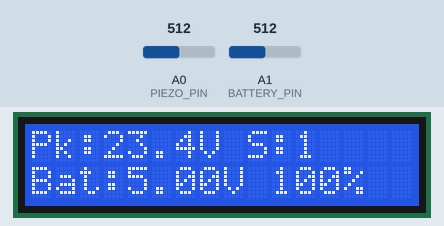
The sketch below on a simulated Arduino Uno, built with avr-gcc and run on an emulated ATmega328P. Parts: 16×2 character LCD. The inputs (shaded band) are chosen by the test bench; at power-on: A0 (PIEZO_PIN) = 512, A1 (BATTERY_PIN) = 512. What the sketch prints to the serial monitor is not drawn.

Above: at 2.7 s.
2.8 s: A0 (PIEZO_PIN) set to 716
At 4.2 s:
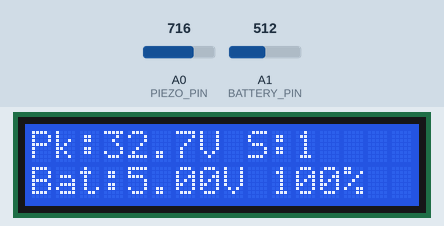
4.5 s: A1 (BATTERY_PIN) set to 716
At 5.4 s:
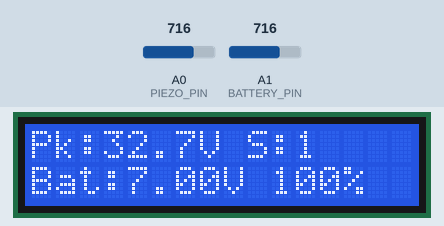
6.0 s: A0 (PIEZO_PIN) set to 900
At 6.5 s:
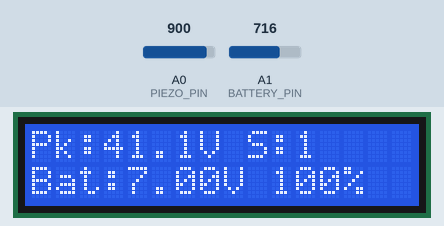
7.5 s: A1 (BATTERY_PIN) set to 900
At 8.7 s:
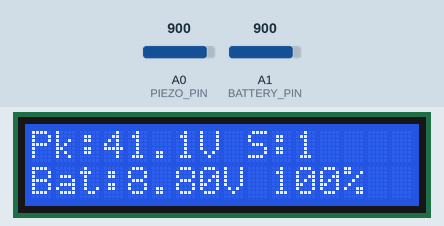
9.0 s: A0 (PIEZO_PIN) set to 1023
At 10.0 s:
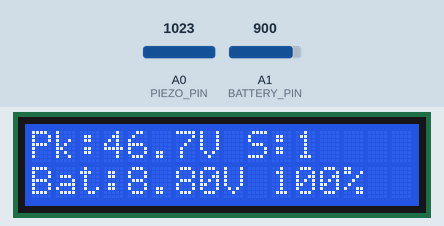
10.5 s: A1 (BATTERY_PIN) set to 1023
At 11.2 s:
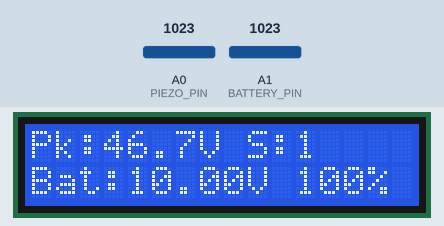
Timing chart, 0 to 13.0 s (numbered marks = the images above; inputs shaded):
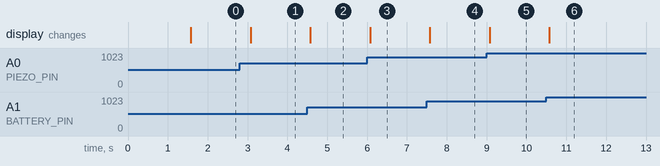

Measured:
- after the input at 2.8 s, the display: changes after 0.28 s (image 1)
- after the input at 4.5 s, the display: changes after 0.07 s (image 2)
- after the input at 6.0 s, the display: changes after 0.07 s (image 3)
- after the input at 7.5 s, the display: changes after 0.07 s (image 4)
- after the input at 9.0 s, the display: changes after 0.07 s (image 5)
- after the input at 10.5 s, the display: changes after 0.08 s (image 6)

The sketch:

footstep_power_monitor.ino
```cpp
/*
 * Footstep Power Generation - Arduino Uno monitor
 *
 * Reads the rectified/divided piezo array voltage (A0) and the battery
 * voltage (A1), counts footsteps, shows live values on a 16x2 LCD and
 * streams a CSV line over Serial (9600 baud):  ms,peak_v,bat_v,steps
 *
 * Optional: SMS battery status over a SIM800L-type GSM module
 * (set ENABLE_GSM to 1). See docs/hardware.md for wiring.
 */
#include <LiquidCrystal.h>
#include "config.h"

#if ENABLE_GSM
#include <SoftwareSerial.h>
SoftwareSerial gsm(GSM_RX_PIN, GSM_TX_PIN);
#endif

LiquidCrystal lcd(LCD_RS, LCD_EN, LCD_D4, LCD_D5, LCD_D6, LCD_D7);

unsigned long steps = 0;
unsigned long lastStepMs = 0;
unsigned long lastReportMs = 0;
float windowPeakV = 0.0f;     // highest piezo voltage seen since last report
float lastStepPeakV = 0.0f;
bool  aboveThreshold = false;
uint8_t lastSmsBucket = 255;

static float adcToVolts(int raw, float dividerRatio) {
  return (raw * ADC_REF_V / 1023.0f) * dividerRatio;
}

static int batteryPercent(float v) {
  if (v <= BAT_EMPTY_V) return 0;
  if (v >= BAT_FULL_V)  return 100;
  return (int)((v - BAT_EMPTY_V) * 100.0f / (BAT_FULL_V - BAT_EMPTY_V));
}

#if ENABLE_GSM
static void sendSms(const char *text) {
  gsm.println(F("AT+CMGF=1"));
  delay(300);
  gsm.print(F("AT+CMGS=\""));
  gsm.print(GSM_PHONE_NUMBER);
  gsm.println(F("\""));
  delay(300);
  gsm.print(text);
  gsm.write(26);  // Ctrl+Z ends the message
  delay(3000);
}

// Send an SMS only when the battery crosses into a new 25% bucket.
static void maybeSendSms(int pct, float v) {
  uint8_t bucket = pct / 25;
  if (bucket == lastSmsBucket) return;
  lastSmsBucket = bucket;
  char msg[48];
  char vbuf[8];
  dtostrf(v, 4, 2, vbuf);
  snprintf(msg, sizeof(msg), "Footstep gen: battery %d%% (%sV)", pct, vbuf);
  sendSms(msg);
}
#endif

void setup() {
  Serial.begin(9600);
  lcd.begin(16, 2);
  lcd.print(F("Footstep Power"));
  lcd.setCursor(0, 1);
  lcd.print(F("Generator  v1.0"));
#if ENABLE_GSM
  gsm.begin(9600);
#endif
  Serial.println(F("ms,peak_v,bat_v,steps"));
  delay(1500);
  lcd.clear();
}

void loop() {
  unsigned long now = millis();

  // --- sample the piezo channel and track the peak ---
  float pv = adcToVolts(analogRead(PIEZO_PIN), PIEZO_DIVIDER_RATIO);
  if (pv > windowPeakV) windowPeakV = pv;

  // --- step detection: rising edge through threshold, with debounce ---
  if (pv >= STEP_THRESHOLD_V) {
    if (!aboveThreshold && (now - lastStepMs) >= STEP_DEBOUNCE_MS) {
      steps++;
      lastStepMs = now;
      lastStepPeakV = pv;
    }
    aboveThreshold = true;
    if (pv > lastStepPeakV) lastStepPeakV = pv;
  } else if (pv < STEP_THRESHOLD_V * 0.5f) {
    aboveThreshold = false;   // hysteresis so one footfall counts once
  }

  // --- periodic display + log ---
  if (now - lastReportMs >= REPORT_INTERVAL_MS) {
    lastReportMs = now;
    float bv = adcToVolts(analogRead(BATTERY_PIN), BATTERY_DIVIDER_RATIO);
    int pct = batteryPercent(bv);

    lcd.setCursor(0, 0);
    lcd.print(F("Pk:"));
    lcd.print(windowPeakV, 1);
    lcd.print(F("V S:"));
    lcd.print(steps);
    lcd.print(F("      "));
    lcd.setCursor(0, 1);
    lcd.print(F("Bat:"));
    lcd.print(bv, 2);
    lcd.print(F("V "));
    lcd.print(pct);
    lcd.print(F("%   "));

    Serial.print(now);            Serial.print(',');
    Serial.print(windowPeakV, 2); Serial.print(',');
    Serial.print(bv, 3);          Serial.print(',');
    Serial.println(steps);

#if ENABLE_GSM
    maybeSendSms(pct, bv);
#endif
    windowPeakV = 0.0f;
  }
}
```

config.h
```cpp
#ifndef FOOTSTEP_CONFIG_H
#define FOOTSTEP_CONFIG_H

// ---- Analog inputs ----
#define PIEZO_PIN    A0
#define BATTERY_PIN  A1
#define ADC_REF_V    5.0f

// Piezo divider: 100k (top) / 12k (bottom) -> ratio (100+12)/12.
// Maps ~45 V peak (Paper 2) to ~4.8 V at the pin. A 5.1 V zener across
// the 12k resistor clamps spikes.
#define PIEZO_DIVIDER_RATIO    9.333f
// Battery divider: 10k / 10k -> ratio 2
#define BATTERY_DIVIDER_RATIO  2.0f

// ---- Step detection ----
#define STEP_THRESHOLD_V  2.0f   // tune on your tile
#define STEP_DEBOUNCE_MS  150UL

// ---- Reporting ----
#define REPORT_INTERVAL_MS 500UL

// ---- Single-cell Li-ion battery (TP4056 charger module) ----
#define BAT_EMPTY_V 3.3f
#define BAT_FULL_V  4.2f

// ---- 16x2 LCD (parallel, 4-bit) ----
#define LCD_RS 12
#define LCD_EN 11
#define LCD_D4 5
#define LCD_D5 4
#define LCD_D6 3
#define LCD_D7 2

// ---- Optional GSM SMS status (Paper 3) ----
#define ENABLE_GSM 0
#define GSM_RX_PIN 7            // Arduino RX  <- GSM TX
#define GSM_TX_PIN 8            // Arduino TX  -> GSM RX (use a divider!)
#define GSM_PHONE_NUMBER "+910000000000"

#endif
```
